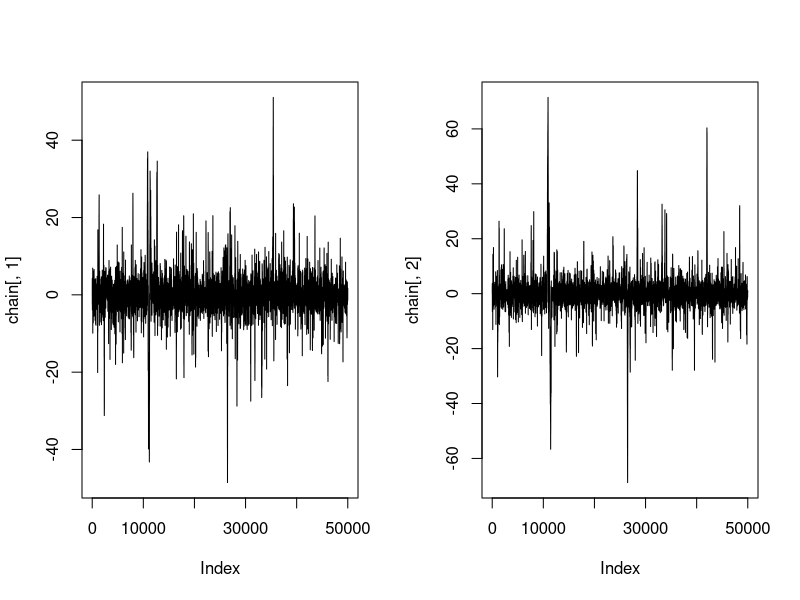
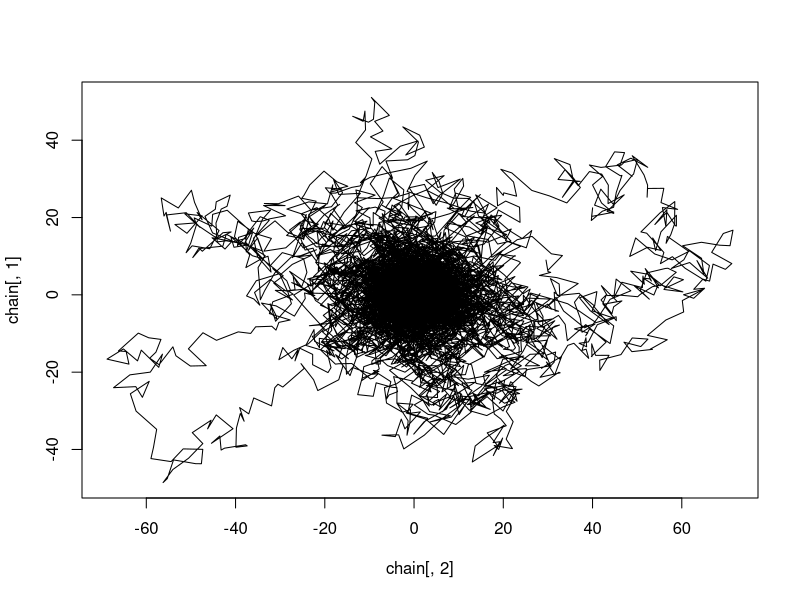

Here is the R script that generated these plots, in order: (Note: this script raises an error after producing the figures.)

# 2d_cauchy.R

reps = 50000
chain = matrix(data = NA, ncol = 2, nrow = reps + 1);
chain[1,] = c(0, 0);


# multivariate cauchy
mvcauchy = function(x, x0 = c(0, 0), gamma = 1) {
    output = (1 / (2* pi)) * (gamma / ((x[1] - x0[1])^2 + 
                                           (x[2] - x0[2])^2 + gamma^2)^1.5);
    return(output)
}

i = 1
for (i in 1:reps) {
    
    proposal = chain[i, ] + runif(2, min = -5, max = 5);
    accept = runif(1) < mvcauchy(proposal) / mvcauchy(chain[i,])
    if (accept == T) {
        chain[i+1,] = proposal; # jump to next state
    } else {
        chain[i+1,] = chain[i,]; # stay
    }
    
}

par(mfrow = c(1,2))
plot(chain[,1], type = "l");
plot(chain[,2], type = "l")

par(mfrow = c(1,1))
plot(chain[,1] ~ chain[,2], type = "l")

plotAuto(chain, thin = 1)
plotAuto(chain, thin = 10)



